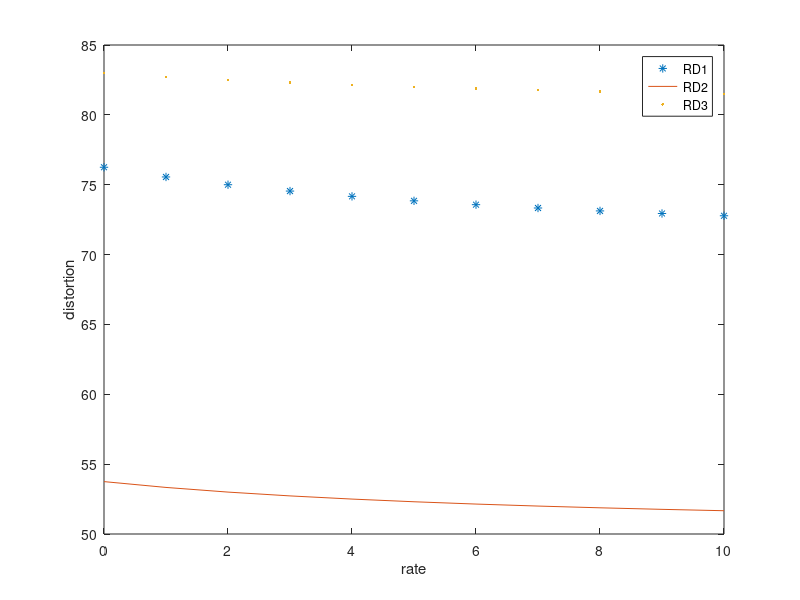
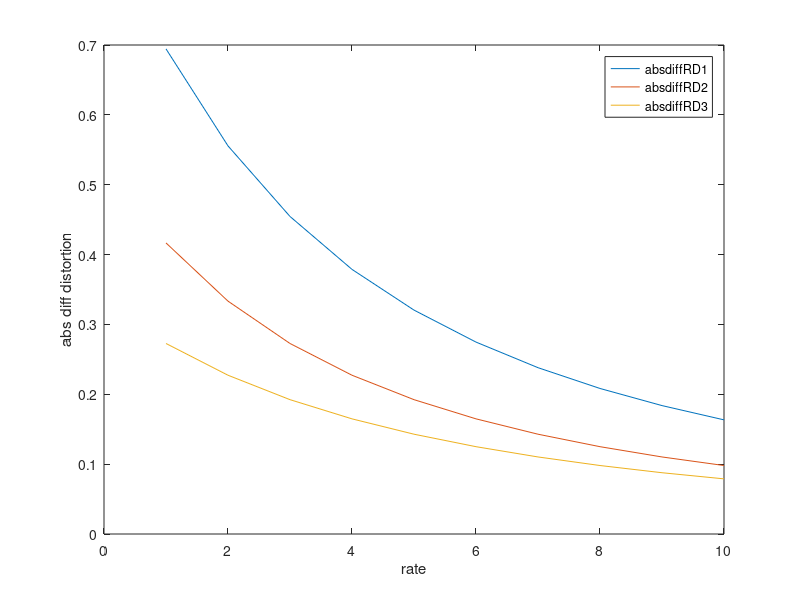

Source code (MATLAB) for these figures, in order:
R= 0:10;
RD1= [70 50 8];
RD2= [50 30 8];
RD3= [80 30 10]; 
RD1f = RD1(1)+RD1(2)./(R+RD1(3));
RD2f = RD2(1)+RD2(2)./(R+RD2(3));
RD3f = RD3(1)+RD3(2)./(R+RD3(3));
figure(1);
plot(R, RD1f,'*',R, RD2f,'-',R, RD3f,'.'); 
legend('RD1', 'RD2','RD3');
xlabel('rate');
ylabel('distortion');
R(1)=[];
figure(2);
plot(R, abs(diff(RD1f)),R, abs(diff(RD2f)),'-',R, abs(diff(RD3f))); 
legend('absdiffRD1', 'absdiffRD2','absdiffRD3');
xlabel('rate');
ylabel('abs diff distortion');
